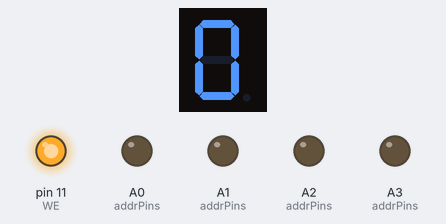
This sketch was run on a simulated Arduino Nano, built with avr-gcc and run on an emulated ATmega328P. On the bench: 1-digit seven-segment display, output pins drawn as LEDs (lit = HIGH). Wiring (inferred from the names in the program): 1-digit 7-segment display, segments lit when HIGH: segments pin 9, pin 8, pin 7, pin 6, pin 5, pin 4, pin 3, pin 2. The segment pins are drawn as the display they are named for; pins used as bus, display or sensor lines are not drawn; what the sketch prints to the serial monitor is not drawn.

Above: at 0.01 s.
At 0.42 s:
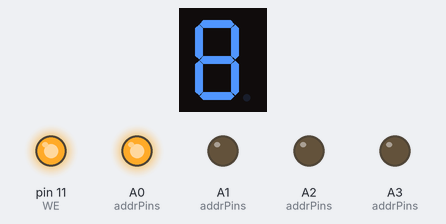
At 0.8 s:
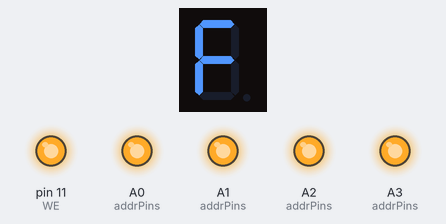
Timing chart, 0 to 2.5 s (numbered marks = the images above):
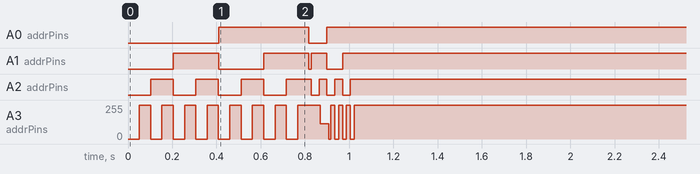

The sketch:

EEPROMBurner.ino
```cpp
// PROJECT:   AT28C16 EEPROM Burner
// PURPOSE:   Simple reading and writing for the EEPROM used for CHUMP
// COURSE:    ICS4U-E
// AUTHOR:    N. Willis
// DATE:      2025 01 02
// MCU:       328P (Nano)
// STATUS:    Working
// REFERENCE: http://darcy.rsgc.on.ca/ACES/Datasheets/AT28C16.pdf

#define Addr0 A3  // Only 4 Address bits are needed (16-line programs)
#define Addr1 A2
#define Addr2 A1
#define Addr3 A0

#define IO0 2  // const LSB
#define IO1 3
#define IO2 4
#define IO3 5  // const MSB
#define IO4 6  // opcode LSB
#define IO5 7
#define IO6 8
#define IO7 9  // opcode MSB

#define OE 10  // Manipulated for read or write mode
#define WE 11

uint8_t addrPins[4] = { Addr0, Addr1, Addr2, Addr3 };            // Used to address registers of EEPROM
uint8_t IOPins[8] = { IO0, IO1, IO2, IO3, IO4, IO5, IO6, IO7 };  // Access to registers

uint8_t bitshiftProgram[16] = {
  0b00000001,  // LOAD 1
  0b01100000,  // STORETO 0
  0b10000000,  // READ 0
  0b00000000,  // LOAD IT
  0b10000000,  // READ 0
  0b00110000,  // ADD IT
  0b11101001,  // IFZERO 0
  0b11000010   // GOTO 1
};

uint8_t feinbergExample[16] = {
  0b10000010,  // READ 2
  0b00010000,  // LOAD IT
  0b00100001,  // ADD 1
  0b01100010,  // STORETO 2
  0b11000000   // GOTO 0
};

uint8_t FourBitTo7Seg[16] = {
  0b11111100,  // 0
  0b01100000,  // 1
  0b11011010,  // 2
  0b11110010,  // 3
  0b01100110,  // 4
  0b10110110,  // 5
  0b10111110,  // 6
  0b11100000,  // 7
  0b11111110,  // 8
  0b11100110,  // 9
  0b11101110,  // A
  0b00111110,  // B
  0b10011100,  // C
  0b01111010,  // D
  0b10011110,  // E
  0b10001110   // F
};

void setup() {
  Serial.begin(9600);
  while (!Serial)
    ;

  pinMode(OE, OUTPUT);
  pinMode(WE, OUTPUT);
  digitalWrite(WE, HIGH);
  for (uint8_t i = 0; i < sizeof(addrPins); i++) {
    pinMode(addrPins[i], OUTPUT);  // Set all address pins as output
  }

  write16(0, FourBitTo7Seg);  // Write the lookup table to an EEPROM
  read16(0);                  // Verify it's there
}

void setAddr(uint8_t addr) {
  for (uint8_t i = 0; i <= 3; i++) {
    uint8_t bitVal = (addr >> i) & 1;   // Shift the bit to LSB position and mask
    digitalWrite(addrPins[i], bitVal);  // Set it if 1
  }
}

uint8_t readAddr(uint8_t addr) {
  digitalWrite(OE, LOW);  // Configure as read mode
  setAddr(addr);          // Select a register

  uint8_t readVal = 0;  // Stores the result

  for (uint8_t i = 0; i < sizeof(IOPins); i++) {
    pinMode(IOPins[i], INPUT);  // Set as input to read

    if (digitalRead(IOPins[i])) {
      readVal |= (1 << i);  // Append a 1
    } else {
      readVal &= ~(1 << i);  // or a 0
    }
  }

  return readVal;
}

void writeAddr(uint8_t addr, uint8_t value) {
  digitalWrite(OE, HIGH);  // Configure as write mode
  setAddr(addr);           // Select a register

  for (uint8_t i = 0; i < sizeof(IOPins); i++) {
    pinMode(IOPins[i], OUTPUT);                 // Set as output to write
    digitalWrite(IOPins[i], (value >> i) & 1);  // Write each bit
  }

  digitalWrite(WE, LOW);  // Pulse low to write it
  delay(1);
  digitalWrite(WE, HIGH);
}

void write16(uint8_t startAddr, uint8_t program[16]) {
  for (uint8_t i = 0; i < 16; i++) {
    writeAddr(startAddr + i, program[i]);  // Call writeAddr for all 16 addresses
    delay(50);
  }
}

void binPrint(uint8_t value, uint8_t length) {   // Prints an integer as binary
  for (uint8_t bit = length; bit >= 1; bit--) {  // Count down to print MSB first
    if ((value >> bit - 1) & 1) {                // Check if the i-th bit is set
      Serial.print('1');                         // Print 1
    } else {                                     //
      Serial.print('0');                         // or 0
    }
  }
}

void read16(uint8_t startAddr) {
  for (uint8_t addr = startAddr; addr < startAddr + 16; addr++) {
    binPrint(addr, 4);            // Print the 4-bit address
    Serial.print("\t:\t");        // Align with a colon to read easily
    binPrint(readAddr(addr), 8);  // Print the contents of the current address
    Serial.println();             // New line
  }
}

void loop() {
}
```
